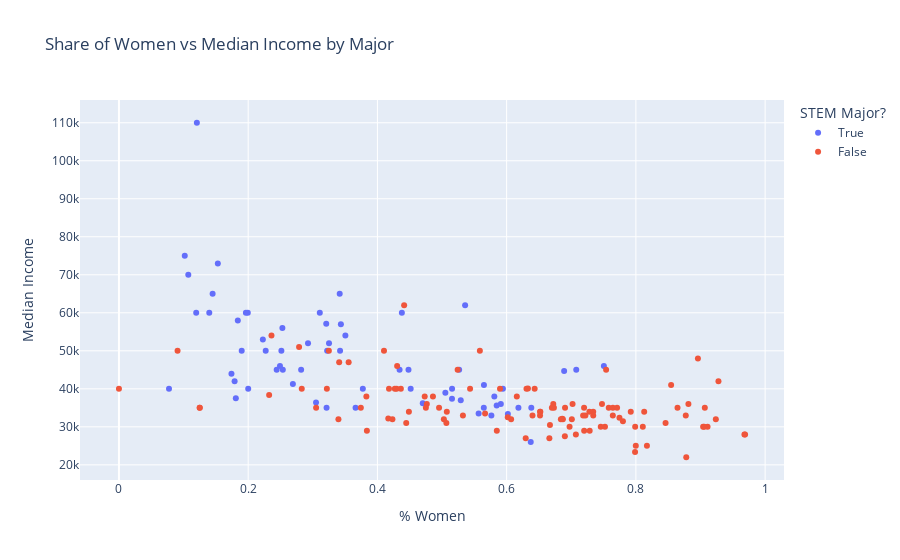

The notebook cell saved with this chart:
### Code cell
pic = px.scatter(DF_raw,
                 x='ShareWomen',
                 y='Median',
                 color = 'stem',
                 title='Share of Women vs Median Income by Major',
                labels= {'ShareWomen':'% Women',
                        'Median':'Median Income',
                        'stem':'STEM Major?'})
pic.show()
